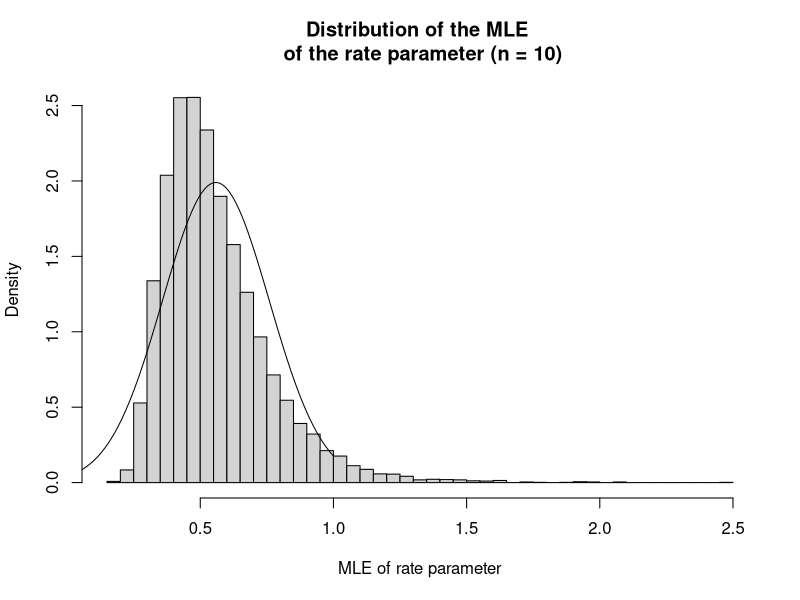
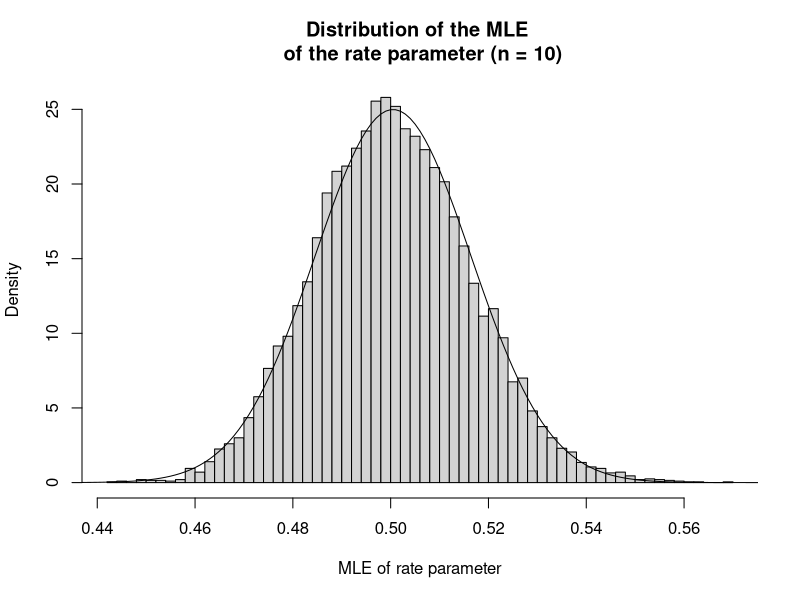
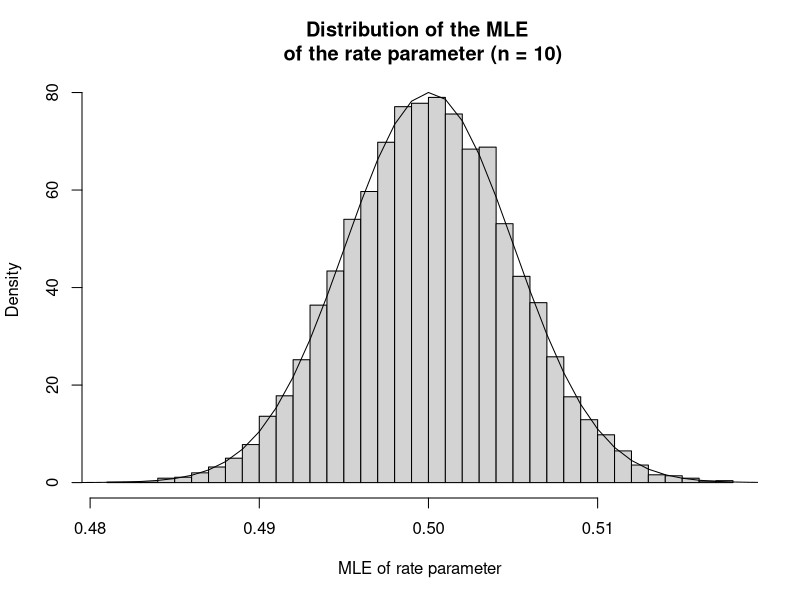

These charts were generated, in order, by the following R code:
## R code for week 7 lab 1


## Question 1
## a) 

i = 0
intsum = 0
temp = 0
while(temp <= 200){
  intsum = temp
  i = i + 1
  temp = temp + i 
}

## b)

intsum
i - 1

## 19 integers to sum and you get a number of 190 as the final answer


## Question 2

## a)

checkToiletRolls = function(basket, limit){
  toiletrolls = 0 
  for (i in 1:length(basket)){
    item = basket[i]
    if (item == "toilet rolls"){
      toiletrolls = toiletrolls + 1
    }
    
    if (toiletrolls > limit){
      message("Sorry you have exceeded the limit of specific items")
      break()
    }
    
    
  }
  
  return(basket[1:i])
  
}

basket1 = c("toilet rolls", "oranges", "tooth paste", "pasta sauce", "toilet rolls", "toilet rolls", "apples")
checkToiletRolls(basket1, 2)

## b)

checkShopping = function(basket, limitedEssentials, limit){
  essentialsCount = vector(length = length(limitedEssentials))
  names(essentialsCount) = limitedEssentials
  for (item in basket){
    if (any(item == limitedEssentials)){
      essentialsCount[item] = essentialsCount[item] + 1
    }
    
    
    if(any(essentialsCount > limit)){
      message("Sorry you have exceeded the amount of items for this essential product")
      break()
    }
  }
  
  return(essentialsCount)
  
}

basket2 = c("hand sanitiser", "toilet rolls", "oranges", "tooth paste", "pain killers", "pasta sauce", "hand sanitiser", "hand sanitiser", "apples")
checkShopping(basket2, c("pain killers", "toilet rolls", "hand sanitiser"), limit = 2)
  

  
## Question 3

## a) 

?rexp

rexp(10, 0.5)


sampleRates1 = vector(length = 10000)
for (s in 1:10000){
  samples = rexp(10, 0.5)
  sampleRates1[s] = 1/(mean(samples))
}

hist(sampleRates1, prob = T, nclass = 50, xlab = "MLE of rate parameter", main = "Distribution of the MLE \n of the rate parameter (n = 10)")
normDens = dnorm(seq(0,1, by = 0.001), mean = mean(sampleRates1), sd = sd(sampleRates1))
lines(x = seq(0,1, by = 0.001), y = normDens)

## b)

sampleRates2 = vector(length = 10000)
for (s in 1:10000){
  samples = rexp(1000, 0.5)
  sampleRates1[s] = 1/(mean(samples))
}

hist(sampleRates1, prob = T, nclass = 50, xlab = "MLE of rate parameter", main = "Distribution of the MLE \n of the rate parameter (n = 10)")
normDens = dnorm(seq(0,1, by = 0.001), mean = mean(sampleRates1), sd = sd(sampleRates1))
lines(x = seq(0,1, by = 0.001), y = normDens)

## c) 

sampleRates3 = vector(length = 10000)
for (s in 1:10000){
  samples = rexp(10000, 0.5)
  sampleRates1[s] = 1/(mean(samples))
}

hist(sampleRates1, prob = T, nclass = 50, xlab = "MLE of rate parameter", main = "Distribution of the MLE \n of the rate parameter (n = 10)")
normDens = dnorm(seq(0,1, by = 0.001), mean = mean(sampleRates1), sd = sd(sampleRates1))
lines(x = seq(0,1, by = 0.001), y = normDens)







